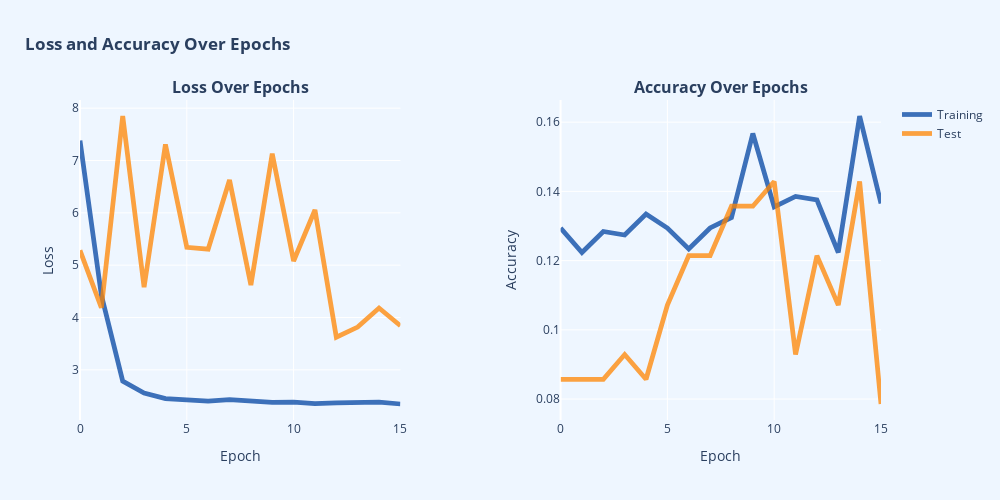

Source (notebook cell):
### Code cell
# Creating subplot
fig = make_subplots(rows=1,
                    cols=2,
                    subplot_titles=['<b>Loss Over Epochs</b>', '<b>Accuracy Over Epochs</b>'],
                    horizontal_spacing=0.2)

# Loss over epochs
train_loss = go.Scatter(x=list(range(len(history.history['loss']))),
                        y=history.history['loss'],
                        mode='lines',
                        line=dict(color='rgba(0, 67, 162, .75)', width=4.75),
                        name='Training',
                        showlegend = False)

val_loss = go.Scatter(x=list(range(len(history.history['val_loss']))),
                      y=history.history['val_loss'],
                      mode='lines',
                      line=dict(color='rgba(255, 132, 0, .75)', width=4.75),
                      name='Test',
                      showlegend = False)


fig.add_trace(train_loss, row=1, col=1)
fig.add_trace(val_loss, row=1, col=1)

# Accuray over epochs
train_acc = go.Scatter(x=list(range(len(history.history['accuracy']))),
                       y=history.history['accuracy'],
                       mode='lines',
                       line=dict(color='rgba(0, 67, 162, .75)', width=4.75),
                       name='Training',
                       showlegend = True)

val_acc = go.Scatter(x=list(range(len(history.history['val_accuracy']))),
                     y=history.history['val_accuracy'],
                     mode='lines',
                     line=dict(color='rgba(255, 132, 0, .75)', width=4.75),
                     name='Test',
                     showlegend = True)


fig.add_trace(train_acc, row=1, col=2)
fig.add_trace(val_acc, row=1, col=2)

# Updating layout
fig.update_layout(
    title={'text': '<b>Loss and Accuracy Over Epochs</b>', 'x': 0.025, 'xanchor': 'left'},
    margin=dict(t=100),
    plot_bgcolor=bg_color,paper_bgcolor=paper_color,
    height=500, width=1000,
    showlegend= True
)

fig.update_yaxes(title_text = 'Loss', row = 1, col = 1)
fig.update_yaxes(title_text = 'Accuracy', row = 1, col = 2)

fig.update_xaxes(title_text = 'Epoch', row = 1, col = 1)
fig.update_xaxes(title_text = 'Epoch', row = 1, col = 2)

# Showing figure
fig.show()

### Figure 1 — Plotly figure (JSON) as saved in the notebook; plotly's stock layout.template omitted (floating-point values rounded to 4 significant figures)
{"data": [{"line": {"color": "rgba(0, 67, 162, .75)", "width": 4.75}, "mode": "lines", "name": "Training", "showlegend": false, "type": "scatter", "x": [0, 1, 2, 3, 4, 5, 6, 7, 8, 9, 10, 11, 12, 13, 14, 15], "xaxis": "x", "y": [7.38, 4.427, 2.784, 2.557, 2.449, 2.421, 2.403, 2.433, 2.403, 2.376, 2.383, 2.355, 2.368, 2.382, 2.381, 2.347], "yaxis": "y"}, {"line": {"color": "rgba(255, 132, 0, .75)", "width": 4.75}, "mode": "lines", "name": "Test", "showlegend": false, "type": "scatter", "x": [0, 1, 2, 3, 4, 5, 6, 7, 8, 9, 10, 11, 12, 13, 14, 15], "xaxis": "x", "y": [5.283, 4.185, 7.85, 4.578, 7.308, 5.34, 5.305, 6.627, 4.621, 7.131, 5.079, 6.054, 3.624, 3.818, 4.181, 3.842], "yaxis": "y"}, {"line": {"color": "rgba(0, 67, 162, .75)", "width": 4.75}, "mode": "lines", "name": "Training", "showlegend": true, "type": "scatter", "x": [0, 1, 2, 3, 4, 5, 6, 7, 8, 9, 10, 11, 12, 13, 14, 15], "xaxis": "x2", "y": [0.1294, 0.1223, 0.1284, 0.1274, 0.1335, 0.1294, 0.1234, 0.1294, 0.1325, 0.1567, 0.1355, 0.1385, 0.1375, 0.1223, 0.1618, 0.1365], "yaxis": "y2"}, {"line": {"color": "rgba(255, 132, 0, .75)", "width": 4.75}, "mode": "lines", "name": "Test", "showlegend": true, "type": "scatter", "x": [0, 1, 2, 3, 4, 5, 6, 7, 8, 9, 10, 11, 12, 13, 14, 15], "xaxis": "x2", "y": [0.08571, 0.08571, 0.08571, 0.09286, 0.08571, 0.1071, 0.1214, 0.1214, 0.1357, 0.1357, 0.1429, 0.09286, 0.1214, 0.1071, 0.1429, 0.07857], "yaxis": "y2"}], "layout": {"annotations": [{"font": {"size": 16}, "showarrow": false, "text": "<b>Loss Over Epochs</b>", "x": 0.2, "xanchor": "center", "xref": "paper", "y": 1, "yanchor": "bottom", "yref": "paper"}, {"font": {"size": 16}, "showarrow": false, "text": "<b>Accuracy Over Epochs</b>", "x": 0.8, "xanchor": "center", "xref": "paper", "y": 1, "yanchor": "bottom", "yref": "paper"}], "height": 500, "margin": {"t": 100}, "paper_bgcolor": "#EEF6FF", "plot_bgcolor": "#EEF6FF", "showlegend": true, "title": {"text": "<b>Loss and Accuracy Over Epochs</b>", "x": 0.025, "xanchor": "left"}, "width": 1000, "xaxis": {"anchor": "y", "domain": [0, 0.4], "title": {"text": "Epoch"}}, "xaxis2": {"anchor": "y2", "domain": [0.6, 1], "title": {"text": "Epoch"}}, "yaxis": {"anchor": "x", "domain": [0, 1], "title": {"text": "Loss"}}, "yaxis2": {"anchor": "x2", "domain": [0, 1], "title": {"text": "Accuracy"}}}}
